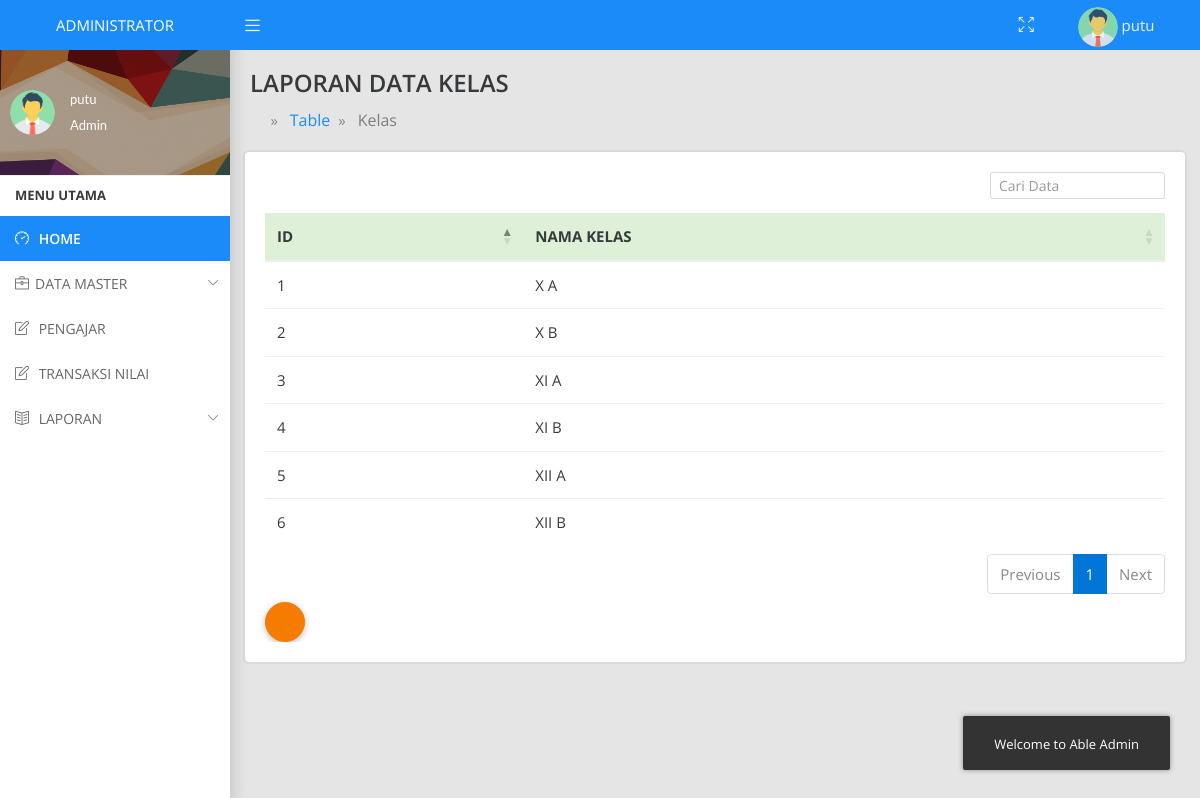
Page /index.php?laporan=kelas (signed in) on the committed database.
### tables this page shows
CREATE TABLE `kelas` (
  `id_kelas` int(11) NOT NULL AUTO_INCREMENT,
  `nama_kelas` varchar(20) DEFAULT NULL,
  PRIMARY KEY (`id_kelas`)
);

### laporan/laporan-data-kelas.php (the view)
<div class="container-fluid">
    <div class="row">
        <div class="col-sm-12 p-0">
            <div class="main-header">
                <h4>LAPORAN DATA KELAS</h4>
                <ol class="breadcrumb breadcrumb-title breadcrumb-arrow">
                    <li class="breadcrumb-item">
                        <a href="index.php">
                            <i class="icofont icofont-home"></i>
                        </a>
                    </li>
                    <li class="breadcrumb-item"><a href="#">Table</a>
                    </li>
                    <li class="breadcrumb-item"><a href="index.php?laporan=kelas">Kelas</a>
                    </li>
                </ol>
            </div>
        </div>
    </div>
    <div class="row">
        <div class="col-sm-12">
            <div class="card">
                <div class="card-block">
                    <div class="row">
                        <div class="col-sm-12 table-responsive">
                            <table id="laporankelas" class="table">
                                <thead>
                                    <tr class="table-success">
                                        <th>ID</th>
                                        <th>NAMA KELAS</th>
                                    </tr>
                                </thead>
                                <tbody>
                                    <?php
                                    $no=1;
                                    $data=$koneksi->query("SELECT * FROM kelas");
                                    while ($kelas=$data->fetch_assoc()) {
                                     ?>
                                     <tr>
                                         <td><?= $no ?></td>
                                         <td><?= $kelas['nama_kelas']?></td>
                                     </tr>
                                     <?php
                                     $no++;
                                 }
                                 ?>
                             </tbody>
                         </table>
                         <button type="button" class="btn btn-warning btn-icon waves-effect waves-light" data-toggle="tooltip" data-placement="left" title=".Cetak-Data"><i class="icofont icofont-print"></i>
                         </button>
                     </div>
                 </div>
             </div>
         </div>
     </div>
 </div>

### rows in the picture
kelas: nama_kelas "X A"
kelas: nama_kelas "X B"
kelas: nama_kelas "XI A"
kelas: nama_kelas "XI B"
kelas: nama_kelas "XII A"
kelas: nama_kelas "XII B"

### other values in the picture
$_SESSION['user']['nama_user'] "putu"
$_SESSION['login'] "Admin"
